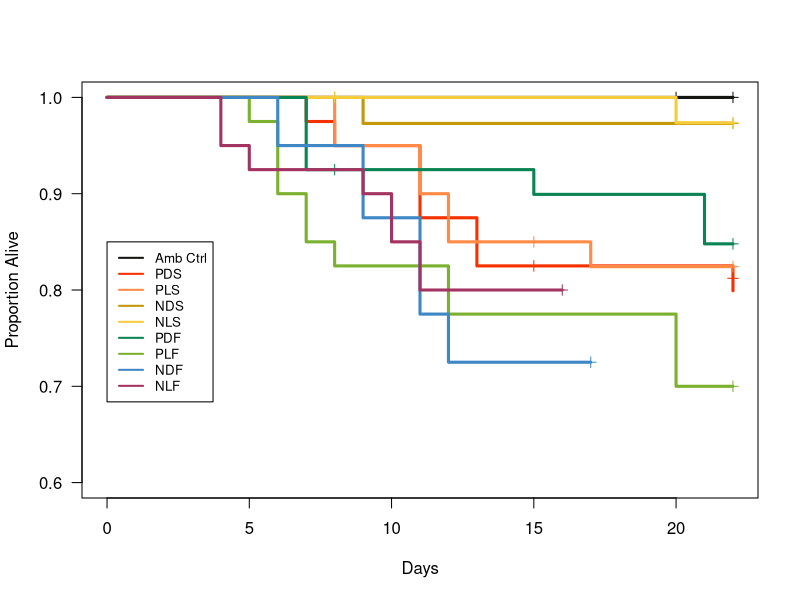

This chart was generated by the following R code: (Note: this script raises an error after producing the figure.)
## ---- chunk 1
knitr::opts_chunk$set(echo = TRUE)

knitr::opts_chunk$set(
  fig.path = "images/")
## ---- chunk 2
library(survival)
library(ggplot2)
library(dplyr)
library(ggfortify)
library(survminer)
library(RColorBrewer)
library(ggthemes)
## ---- chunk 3
setwd("/Users/speroffs/Desktop/A.Poculata-Multiple-stressors-thesis-analysis-/Survival")
## ---- chunk 4
# Load data for GRAPHICAL PARAMETERS 
graph.dat <- read.csv("Full_ daily mortality tracker - Censored.CoxPH.w.controls.csv", 
                     header = TRUE) 

# Load data for MODEL CREATION (1 death added to each treatment to prevent infinite coeff)
surv.dat <- read.csv("2Full_ daily mortality tracker - Censored.CoxPH.w.controls.csv", 
                     header = TRUE) 
## ---- chunk 5
# relevel to compare all to control 
surv.dat$Treatment <- factor(surv.dat$Treatment, levels = c("amb.ctrl", "PDS", "PLS", "NDS", "NLS", "PDF", "PLF", "NDF", "NLF"))

graph.dat$Treatment <- factor(graph.dat$Treatment, levels = c("amb.ctrl", "PDS", "PLS", "NDS", "NLS", "PDF", "PLF", "NDF", "NLF"))
## ---- chunk 6
# as factor for df 1
surv.dat$Plastic <- as.factor(surv.dat$Plastic)
surv.dat$Light <- as.factor(surv.dat$Light)
surv.dat$Food <- as.factor(surv.dat$Food)
surv.dat$Treatment <- as.factor(surv.dat$Treatment)
surv.dat$Sym.State <- as.factor(surv.dat$Sym.State)

# for df 2
graph.dat$Plastic <- as.factor(graph.dat$Plastic)
graph.dat$Light <- as.factor(graph.dat$Light)
graph.dat$Food <- as.factor(graph.dat$Food)
graph.dat$Treatment <- as.factor(graph.dat$Treatment)
graph.dat$Sym.State <- as.factor(graph.dat$Sym.State)
## ---- chunk 7
# Create a survival model to assess mortality over time by treatment with modeling data
treat.mod <- coxph(Surv(Time, Death) ~Treatment, data=surv.dat)

# summarize the model 
summary(treat.mod)
## ---- chunk 8
# Perform Log-rank test on our treat.mod
treat_diff <- survdiff(Surv(Time, Death) ~ Treatment, data=surv.dat)
treat_diff
## ---- chunk 9
# make color palette to plot survival function
new.pal <- c("#131513", # control
             "#F53100", # pds
             "#FF8B47", # pls
             "#C39809", # nds
             "#F6CB3C", # nls
             "#0B8454", # pdf
             "#7BB12F", # plf
             "#3F88C5", # ndf
             "#A33461")# nlf
## ---- chunk 10
# write the same model using the graphing data, and plot that 
treat <- survfit(Surv(Time, Death) ~Treatment, data=graph.dat)

plot(treat, conf.int=FALSE, 
     xlab = "Days", 
     xlim = c(0,22),
     ylab = "Proportion Alive",
     ylim = c(0.6,1.0),
     mark.time=T,
     pch = 3,
     las=1, lwd = 3,
     col=new.pal)
legend(0,0.85, legend=c("Amb Ctrl", "PDS", "PLS", "NDS", "NLS", "PDF", "PLF", "NDF", "NLF"), 
       lty=1, lwd=2, cex=0.8,col=new.pal)
## ---- chunk 11
# Same plot using the ggplot function
Km.surv.fig <- ggsurvplot(treat, # survival function
                conf.int = FALSE, # remove confidence intervals
                pval = FALSE, # do not include p value on plot
                surv.scale = "default", # or %
                legend.labs = c("Control", "PDS", "PLS", "NDS", "NLS", "PDF", "PLF", "NDF", "NLF"), # treatments
                legend = c(0.1, 0.35), font.legend = 11, legend.title ="", # legend parameters 
                xlab = "Day", xlim = c(0, 23), break.x.by = 2, font.x = 12, # x axis parameters
                ylim = c(0.65,1), font.y= 12, # y axis parameters
                censor.size = 6,
                ggtheme = theme_classic2(),
                title = "A.",
                palette = c("#131513","#F53100", "#FF8B47","#C39809","#F6CB3C","#0B8454", "#7BB12F","#3F88C5","#A33461"))
Km.surv.fig 
## ---- chunk 12
# First we will compute *univariate* models for each predictor variable to see how the impact survival when looked at alone

# Plastic
plastic.mod <- coxph(Surv(Time, Death) ~ Plastic, data=surv.dat)
## ---- chunk 13
summary(plastic.mod)

# HR plastic:no plastic (3.2244)
# plastic increased the hazard by 222.4% 
#   1-exp(coef)
#   1-3.2244 = -2.2244 * 100 = 222.44
# being in no plastic reduced the hazard by 69%
#   1-exp(-coef)
#   1-0.3101 = 0.69 * 100 = 69
## ---- chunk 14
# Perform Log-rank test on our plastic.mod
plastic_diff <- survdiff(Surv(Time, Death) ~ Plastic, data=surv.dat)
plastic_diff

# X^2 = 19.7
# df = 1
# p = 9x10^-6
## ---- chunk 15
# rewrite the model with graphing data, and plot the kaplan meier curve for pastic
plastic <- survfit(Surv(Time, Death) ~ Plastic, data = graph.dat)

km.plastic.fig <- 
  ggsurvplot(plastic, 
          conf.int = FALSE, pval = FALSE, surv.scale = "default", # or %
           legend.labs = c("No plastic", "Plastic"), legend.title = "", legend = c(0.15, 0.2), font.legend = 12,
           xlab = "", xlim = c(0, 23),break.x.by = 2, font.x = 12,
           ylab = "", ylim = c(0.75,1),font.y= 12,
           font.tickslab = 12,
           censor.size = 6,
           ggtheme = theme_classic2(),
           linetype = c(1,6),
           palette = c("black","black"))
           
km.plastic.fig
## ---- chunk 16
# Food
food.mod <- coxph(Surv(Time, Death) ~ Food, data=surv.dat)
## ---- chunk 17
summary(food.mod)

# HR starved:fed <- (0.8864)
# being starved reduced the hazard by 11.36%
#   1-exp(coef)
#   1-0.8864 = 0.1136 * 100 = 11.36
# being fed increased the hazard by 12.8% 
#   1-exp(-coef)
#   1-1.128 = -0.128 * 100 = -12.8
## ---- chunk 18
# Perform Log-rank test on our foodf.mod
food_diff <- survdiff(Surv(Time, Death) ~ Food, data=surv.dat)
food_diff

# X^2 = 0.2
# df = 1
# p = 0.7
## ---- chunk 19
# kaplan meier curve 
food <- survfit(Surv(Time, Death) ~ Food, data = graph.dat)
## ---- chunk 20
# plot 
km.food.fig <- 
  ggsurvplot(food, 
          conf.int = FALSE, pval = FALSE, surv.scale = "default", # or %
           legend.labs = c("Fed", "Starved"), legend.title = "", legend = c(0.15, 0.2), font.legend = 12,
           xlab = "", xlim = c(0, 23),break.x.by = 2, font.x = 12,
           ylab = "", ylim = c(0.75,1),font.y= 14, 
           font.tickslab = 12,
           censor.size = 6,
           ggtheme = theme_classic2(),
           linetype = c(1,6),
           palette = c("black","black"))
           
km.food.fig
## ---- chunk 21
# Fed vs Starved: for **NoPlastic/Light**

# filter out observations
# New df with just Plastic/Dark/Fed variables 
FS1.dat <- filter(surv.dat, Treatment == "NLF" | Treatment == "NLS")
## ---- chunk 22
# cox model for fs1
fs1.coxm <- coxph(Surv(Time, Death) ~ Food, data=FS1.dat)
## ---- chunk 23
summary(fs1.coxm)
## ---- chunk 24
# Perform Log-rank test 
fs1_diff <- survdiff(Surv(Time, Death) ~ Food, data=FS1.dat)
fs1_diff
## ---- chunk 25
# surv fit to plot
fs1 <- survfit(Surv(Time, Death) ~ Food, data = FS1.dat)
## ---- chunk 26
# plot 
fs1.plot <- ggsurvplot(fs1, conf.int = FALSE, 
           pval = FALSE, 
           surv.scale = "default", # or %
           legend.labs = c("Fed", "Starved"),
           legend.title = "",
           legend = c(0.15, 0.2),
           font.legend = 10,
           xlab = "Days",
           xlim = c(0, 23),
           break.x.by = 2,
           font.x = 12,
           ylim = c(0.6,1),
           font.y= 12, 
           censor.size = 5,
           ggtheme = theme_classic2(),
           palette = c("black", "brown"),
           title = "No Plastic / Light")

fs1.plot

## ---- chunk 27
# Fed vs Starved: for **Plastic / Dark **

# filter out observations
# New df with just Plastic/Dark/Fed variables 
FS2.dat <- filter(surv.dat, Treatment == "PDF" | Treatment == "PDS")
## ---- chunk 28
# cox model for fs2
fs2.coxm <- coxph(Surv(Time, Death) ~ Food, data=FS2.dat)
## ---- chunk 29
summary(fs2.coxm)
## ---- chunk 30
# Perform Log-rank test 
fs2_diff <- survdiff(Surv(Time, Death) ~ Food, data=FS2.dat)
fs2_diff
## ---- chunk 31
# surv fit 
fs2 <- survfit(Surv(Time, Death) ~ Food, data = FS2.dat)
## ---- chunk 32
# plot 
fs2.plot <- ggsurvplot(fs2, conf.int = FALSE, 
           pval = FALSE, 
           surv.scale = "default", # or %
           legend.labs = c("Fed", "Starved"),
           legend.title = "",
           legend = c(0.15, 0.2),
           font.legend = 10,
           xlab = "Days",
           xlim = c(0, 23),
           break.x.by = 2,
           font.x = 12,
           ylim = c(0.6,1),
           font.y= 12, 
           censor.size = 5,
           ggtheme = theme_classic2(),
           palette = c("black", "brown"),
           title = "Plastic / Dark")

fs2.plot

## ---- chunk 33
# Fed vs Starved: for ** No Plastic / Dark **

# filter out observations
# New df with just Plastic/Dark/Fed variables 
FS3.dat <- filter(surv.dat, Treatment == "NDF" | Treatment == "NDS")
## ---- chunk 34
# cox model for fs3
fs3.coxm <- coxph(Surv(Time, Death) ~ Food, data=FS3.dat)
## ---- chunk 35
summary(fs3.coxm)
## ---- chunk 36
# Perform Log-rank test 
fs3_diff <- survdiff(Surv(Time, Death) ~ Food, data=FS3.dat)
fs3_diff
## ---- chunk 37
# surv fit 
fs3 <- survfit(Surv(Time, Death) ~ Food, data = FS3.dat)
## ---- chunk 38
# plot 
fs3.plot <- ggsurvplot(fs3, conf.int = FALSE, 
           pval = FALSE, 
           surv.scale = "default", # or %
           legend.labs = c("Fed", "Starved"),
           legend.title = "",
           legend = c(0.15, 0.2),
           font.legend = 10,
           xlab = "Days",
           xlim = c(0, 23),
           break.x.by = 2,
           font.x = 12,
           ylim = c(0.6,1),
           font.y= 12, 
           censor.size = 5,
           ggtheme = theme_classic2(),
           palette = c("black", "brown"),
           title = "No Plastic / Dark")

fs3.plot

## ---- chunk 39
# Fed vs Starved: for ** Plastic / Light **

# filter out observations
# New df with just Plastic/Dark/Fed variables 
FS4.dat <- filter(surv.dat, Treatment == "PLF" | Treatment == "PLS")
## ---- chunk 40
# cox model for fs4
fs4.coxm <- coxph(Surv(Time, Death) ~ Food, data=FS4.dat)
## ---- chunk 41
summary(fs4.coxm)
## ---- chunk 42
# Perform Log-rank test 
fs4_diff <- survdiff(Surv(Time, Death) ~ Food, data=FS4.dat)
fs4_diff
## ---- chunk 43
# surv fit 
fs4 <- survfit(Surv(Time, Death) ~ Food, data = FS4.dat)
## ---- chunk 44
# plot 
fs4.plot <- ggsurvplot(fs4, conf.int = FALSE, 
           pval = FALSE, 
           surv.scale = "default", # or %
           legend.labs = c("Fed", "Starved"),
           legend.title = "",
           legend = c(0.15, 0.2),
           font.legend = 10,
           xlab = "Days",
           xlim = c(0, 23),
           break.x.by = 2,
           font.x = 12,
           ylim = c(0.6,1),
           font.y= 12, 
           censor.size = 5,
           ggtheme = theme_classic2(),
           palette = c("black", "brown"),
           title = "Plastic / Light")

fs4.plot

## ---- chunk 45
# can we combine fs1-fs4 onto a single plot, or can we facet them?
## ---- chunk 46
# Light
light.mod <- coxph(Surv(Time, Death) ~ Light, data=surv.dat)
## ---- chunk 47
summary(light.mod)

# HR light:dark <- (0.5073)
# being in the light reduced the hazard by 49.27%
#   1-exp(coef)
#   1-0.5073 = 0.4927 * 100 = 49.27
# being in the dark increased the hazard by 97.1%
#   1-exp(-coef)
#   1-1.971 = -0.971 * 100 = 97.1
## ---- chunk 48
# Perform Log-rank test on our light.mod
light_diff <- survdiff(Surv(Time, Death) ~ Light, data=surv.dat)
light_diff

# X^2 = 6.4
# df = 1
# p = 0.01
## ---- chunk 49
# kaplan meier curve 
light <- survfit(Surv(Time, Death) ~ Light, data = graph.dat)
## ---- chunk 50
# plot 
km.light.fig <- 
  ggsurvplot(light, 
          conf.int = FALSE, pval = FALSE, surv.scale = "default", # or %
           legend.labs = c("Dark", "Light"), legend.title = "", legend = c(0.15, 0.2), font.legend = 11,
           xlab = "", xlim = c(0, 23),break.x.by = 2, font.x = 12,
           ylab = "", ylim = c(0.75,1),font.y= 12,
           font.tickslab = 12,
           censor.size = 6,
           ggtheme = theme_classic2(),
           linetype = c(6,1),
           palette = c("black","black"))
           
km.light.fig
## ---- chunk 51
# Dark vs Light: for apo frags

# filter out observations
# New df with just apo frags
apo.dat <- filter(surv.dat, Sym.State == "Apo")
## ---- chunk 52
# cox model for apo
apo.coxm <- coxph(Surv(Time, Death) ~ Light, data=apo.dat)
## ---- chunk 53
summary(apo.coxm)
## ---- chunk 54
# Perform Log-rank test 
apo_diff <- survdiff(Surv(Time, Death) ~ Light, data=apo.dat)
apo_diff
## ---- chunk 55
# surv fit 
afit <- survfit(Surv(Time, Death) ~ Light, data = apo.dat)
## ---- chunk 56
# plot 
a.plot <- ggsurvplot(afit, conf.int = FALSE, 
           pval = FALSE, 
           surv.scale = "default", # or %
           legend.labs = c("Dark", "Light"),
           legend.title = "",
           legend = c(0.15, 0.2),
           font.legend = 10,
           xlab = "Days",
           xlim = c(0, 23),
           break.x.by = 2,
           font.x = 12,
           ylim = c(0.6,1),
           font.y= 12, 
           censor.size = 5,
           ggtheme = theme_classic2(),
           palette = c("black", "goldenrod3"),
           title = "Aposymbiotic")

a.plot
## ---- chunk 57
# Dark vs Light: for sym frags

# filter out observations
# New df with just apo
sym.dat <- filter(surv.dat, Sym.State == "Sym")
## ---- chunk 58
# cox model for sym
sym.coxm <- coxph(Surv(Time, Death) ~ Light, data=sym.dat)
## ---- chunk 59
summary(sym.coxm)
## ---- chunk 60
# Perform Log-rank test 
sym_diff <- survdiff(Surv(Time, Death) ~ Light, data=sym.dat)
sym_diff
## ---- chunk 61
# surv fit 
sfit <- survfit(Surv(Time, Death) ~ Light, data = sym.dat)
## ---- chunk 62
# plot 
s.plot <- ggsurvplot(sfit, conf.int = FALSE, 
           pval = FALSE, 
           surv.scale = "default", # or %
           legend.labs = c("Dark", "Light"),
           legend.title = "",
           legend = c(0.15, 0.2),
           font.legend = 10,
           xlab = "Days",
           xlim = c(0, 23),
           break.x.by = 2,
           font.x = 12,
           ylim = c(0.6,1),
           font.y= 12, 
           censor.size = 5,
           ggtheme = theme_classic2(),
           palette = c("black", "goldenrod3"),
           title = "Symbiotic")

s.plot
## ---- chunk 63
# Temperature
temperature.mod <- coxph(Surv(Time, Death) ~ Temperature, data=surv.dat)
## ---- chunk 64
summary(temperature.mod)

# HR elevated:ambient <- ????
## ---- chunk 65
# Perform Log-rank test on our temperature.mod
temperature_diff <- survdiff(Surv(Time, Death) ~ Temperature, data=surv.dat)
temperature_diff

# X^2 = 31.3
# df = 1
# p = 2x10^-8
## ---- chunk 66
# kaplan meier curve 
temperature <- survfit(Surv(Time, Death) ~ Temperature, data = graph.dat)
## ---- chunk 67
# plot 
km.temp.fig <- 
  ggsurvplot(temperature, 
          conf.int = FALSE, pval = FALSE, surv.scale = "default", # or %
           legend.labs = c("Ambient (19 C)", "Elevated (30 C)"), legend.title = "", legend = c(0.15, 0.2), font.legend = 11,
           xlab = "", xlim = c(0, 23),break.x.by = 2, font.x = 12,
           ylab = "", ylim = c(0.75,1),font.y= 12, 
           font.tickslab = 12,
           censor.size = 6,
           ggtheme = theme_classic2(),
           linetype = c(1,6),
           palette = c("black","black"))
           
km.temp.fig
## ---- chunk 68
# Ambient vs elevated controls

# filter out observations
# New df with just apo
tmp.dat <- filter(surv.dat, Treatment == "NLF" | Treatment == "amb.ctrl")
## ---- chunk 69
# cox model for temperature controls
tmp.coxm <- coxph(Surv(Time, Death) ~ Temperature, data=tmp.dat)
## ---- chunk 70
summary(tmp.coxm)
## ---- chunk 71
# Perform Log-rank test 
tmp_diff <- survdiff(Surv(Time, Death) ~ Temperature, data=tmp.dat)
tmp_diff
## ---- chunk 72
# surv fit 
tfit <- survfit(Surv(Time, Death) ~ Temperature, data = tmp.dat)
## ---- chunk 73
# plot 
t.plot <- ggsurvplot(tfit, conf.int = FALSE, 
           pval = FALSE, 
           surv.scale = "default", # or %
           legend.labs = c("Ambient (19 C)", "Elevated (30 C)"),
           legend.title = "",
           legend = c(0.15, 0.2),
           font.legend = 10,
           xlab = "Days",
           xlim = c(0, 23),
           break.x.by = 2,
           font.x = 12,
           ylim = c(0.6,1),
           font.y= 12, 
           censor.size = 5,
           ggtheme = theme_classic2(),
           palette = c("darkblue", "red"),
           title = "Temperature Controls")

t.plot
## ---- chunk 74
# Sym.State
symst.mod <- coxph(Surv(Time, Death) ~ Sym.State, data=surv.dat)
## ---- chunk 75
summary(symst.mod)

# HR sym:apo <- 0.4293
# being sym reduced the hazard by 57.07%
#   1-exp(coef)
#   1-0.4293 = 0.5707 * 100 = 57.07
# being apo increased the hazard by 132.9% 
#   1-exp(-coef)
#   1-2.329 = -1.329 * 100 = 132.9
## ---- chunk 76
# Perform Log-rank test on our temperature.mod
sym_diff <- survdiff(Surv(Time, Death) ~ Sym.State, data=surv.dat)
sym_diff

# X^2 = 8.8
# df = 1
# p = 0.003
## ---- chunk 77
# surv fit 
symfit <- survfit(Surv(Time, Death) ~ Sym.State, data = graph.dat)
## ---- chunk 78
# plot 
s.plot <- ggsurvplot(symfit, conf.int = FALSE, 
           pval = FALSE, 
           surv.scale = "default", # or %
           legend.labs = c("Apo", "Sym"),
           legend.title = "",
           legend = c(0.15, 0.2),
           font.legend = 10,
           xlab = "Days",
           xlim = c(0, 23),
           break.x.by = 2,
           font.x = 12,
           ylim = c(0.8,1),
           font.y= 12, 
           censor.size = 5,
           ggtheme = theme_classic2(),
           palette = c("gray", "brown"),
           title = "Sym State")

s.plot
## ---- chunk 79
# lets see if we can do a better pairwise analysis for all treatments 
library(emmeans)
lsmeans(treat.mod, pairwise~Treatment)

#doesnt look like any of the pairwise comparisons for the coxph model are significant?
## ---- chunk 80
# run multiple univariate analyses at once - does not take into account *interaction* between variables

covariates <- c("Plastic", "Food",  "Light", "Temperature", "Sym.State")
univ_formulas <- sapply(covariates,
                        function(x) as.formula(paste('Surv(Time, Death)~', x)))
                        
univ_models <- lapply( univ_formulas, function(x){coxph(x, data = surv.dat)})

# Extract data 
univ_results <- lapply(univ_models,
                       function(x){ 
                          x <- summary(x)
                          p.value<-signif(x$wald["pvalue"], digits=2)
                          wald.test<-signif(x$wald["test"], digits=2)
                          beta<-signif(x$coef[1], digits=2);#coefficient beta
                          HR <-signif(x$coef[2], digits=2);#exp(beta)
                          HR.confint.lower <- signif(x$conf.int[,"lower .95"], 2)
                          HR.confint.upper <- signif(x$conf.int[,"upper .95"],2)
                          HR <- paste0(HR, " (", 
                                       HR.confint.lower, "-", HR.confint.upper, ")")
                          res<-c(beta, HR, wald.test, p.value)
                          names(res)<-c("beta", "HR (95% CI for HR)", "wald.test(z)", 
                                        "p.value")
                          return(res)
                          return(exp(cbind(coef(x),confint(x))))
                         })
res <- t(as.data.frame(univ_results, check.names = FALSE))
as.data.frame(res)
## ---- chunk 81
# a full model that contains all of our parameters
multiv.mod <- coxph(Surv(Time, Death) ~ Plastic + Light + Food + Temperature + Sym.State, 
                    data = surv.dat)
## ---- chunk 82
summary(multiv.mod)
## ---- chunk 83
# Perform Log-rank test on our multiv.mod
multiv_diff <- survdiff(Surv(Time, Death) ~ Plastic + Light + Food + Temperature + Sym.State, 
                    data = surv.dat)
multiv_diff
## ---- chunk 84
# Let's create a forest plots to show the output of our model
ggforest(multiv.mod, data=surv.dat)
## ---- chunk 85
# now lets take a look how how our model changes if we remove phenotype, since sym state is not an environmental stressor
m1 <- coxph(Surv(Time, Death) ~ Plastic + Light + Food + Temperature, data=surv.dat)
summary(m1)
## ---- chunk 86
ggforest(m1, data=surv.dat)

PLFT.fig <- ggforest(m1, data=surv.dat) # save as figure
## ---- chunk 87
# and now we can compare those two models using the likelihood ratio test 
anova(multiv.mod, m1, test="LRT")
# a high p value shows that we don't have evidence to say that the full model is better than the reduced model, 
# while a low (and significant p value) tells us that our full model is not made better by dropping the variable and our reduced model is therefore significantly worse than our full model
## ---- chunk 88
# We see that temperature has a very high effect here, what does our data look like when we remove it?
tmp.mod <- coxph(Surv(Time, Death) ~ Plastic + Light + Food, data = surv.dat)
summary(tmp.mod)
ggforest(tmp.mod, data=surv.dat)

PLF.fig <- ggforest(tmp.mod, data=surv.dat) # save as figure
## ---- chunk 89
# And finally, we'll break it down by sym state, starting off with our Apo frags
# write a model exactly like the full model, but using the apo.dat data frame
apo.mod <- coxph(Surv(Time, Death) ~ Plastic + Light + Food + Temperature, data = apo.dat)
summary(apo.mod)
# and plot
ggforest(apo.mod, data=apo.dat)
## ---- chunk 90
# now remove temperature (since it's so influential)
apo.mod2 <- coxph(Surv(Time, Death) ~ Plastic + Light + Food , data = apo.dat)
summary(apo.mod2)
## ---- chunk 91
ggforest(apo.mod2, data = apo.dat)
## ---- chunk 92
# And we will repeat those same steps for our sym fragments
sym.mod <- coxph(Surv(Time, Death) ~ Plastic + Light + Food + Temperature, data = sym.dat)
summary(sym.mod)

ggforest(sym.mod, data=sym.dat)
## ---- chunk 93
# now remove temperature 
sym.mod2 <- coxph(Surv(Time, Death) ~ Plastic + Light + Food , data = sym.dat)
summary(sym.mod2)
## ---- chunk 94
ggforest(sym.mod2, data = sym.dat)
## ---- chunk 95
# We'll start out with our first full model that includes all of our stress parameters and sym state, multiv.mod

# Let's test for proportional hazards 
all.hazard <- cox.zph(multiv.mod)
print(all.hazard)

# If the p vale for this test is significant for any of the co-variates (ie the variable p value is less than 0.05) then the hazard associated with that variable is NOT PROPORTIONAL and violates the assumptions
## ---- chunk 96
# Let's plot the assumptions graph
ggcoxzph(all.hazard)
## ---- chunk 97
# lets test our reduced model that has all of our stress parameters
treat.hazard <- cox.zph(m1)
print(treat.hazard) 

# Yes! so even though removing sym.state from our cox model showed that it was worse (in the LRT anova) the p values are all insignificant and indicates that we pass the assumptions of the cox proportional hazards model. So, we should not include sym state in our model. 
## ---- chunk 98
# and plot
ggcoxzph(treat.hazard)

# If we see a pattern with the variable over time, that is an indication that the assumptions cannot be met
## ---- chunk 99
# and for our full model without temperature
tmp.hazard <- cox.zph(tmp.mod)
tmp.hazard
## ---- chunk 100
# Let's take a deeper look at our m1 model (all stress parameters without sym state)

# estimated changes in the regression coefficients upon deleting each observation in turn
ggcoxdiagnostics(m1, type = "dfbeta",
                 linear.predictions = FALSE, ggtheme = theme_bw())
## ---- chunk 101
# estimated changes in the coefficients divided by their standard errors
ggcoxdiagnostics(m1, type = "dfbetas",
                 linear.predictions = FALSE, ggtheme = theme_bw())
## ---- chunk 102
#  check outliers by visualizing the deviance residuals. The deviance residual is a normalized transform of the martingale residual. These residuals should be roughtly symmetrically distributed about zero with a standard deviation of 1.
ggcoxdiagnostics(m1, type = "deviance",
                 linear.predictions = FALSE, ggtheme = theme_bw())
# not very symmetrical around 0
## ---- chunk 103
# can we do the same for our single model parameters 
plastic.hazard <- cox.zph(plastic.mod)
plastic.hazard

light.hazard <- cox.zph(light.mod)
light.hazard

food.hazard <- cox.zph(food.mod)
food.hazard  

temp.hazard <- cox.zph(temperature.mod)
temp.hazard 

symst.hazard <- cox.zph(symst.mod)
symst.hazard ## only one that differs over time, not proportional!
## ---- chunk 104
# let's then assess our parameter estimates by sym state
apo.hazard <- cox.zph(apo.mod)
apo.hazard # all good
ggcoxzph(apo.hazard)
## ---- chunk 105
apo2.hazard <- cox.zph(apo.mod2)
apo2.hazard # all good
ggcoxzph(apo2.hazard)
## ---- chunk 106
# sym
sym.hazard <- cox.zph(sym.mod)
sym.hazard #nice 
ggcoxzph(sym.hazard)
## ---- chunk 107
sym2.hazard <- cox.zph(sym.mod2)
sym2.hazard #nice 
ggcoxzph(sym2.hazard)
## ---- chunk 108
treat.col <- palette(brewer.pal(n=9, name = "Set2"))

# Let's visualize a model using ggplot 
fit.1 <- survfit(Surv(Time, Death)~Sym.State, data=surv.dat)
ggsurvplot(fit.1)
ggsurvplot(fit.1, conf.int = TRUE, 
           pval = TRUE, 
           legend.labs = c("Apo", "Sym"),
           legend.title = "Symbiotic State",
           palette = c("black", "brown"))


#ggsurvplot(survfit(all.mod), data=surv.dat, palette = treat.col, ggtheme = theme_minimal())


# food & sym. state
sig.fit <- survfit(Surv(Time, Death) ~ Sym.State+Food, data=surv.dat)
p <- ggsurvplot_facet(sig.fit, surv.dat,
                 facet.by= c("Plastic", "Light"),
                 short.panel.labs = TRUE,
                 palette = "aas",
                 pval = TRUE, 
                 pval.method = TRUE,
                 legend.labs = c("Apo/Fed", "Apo/Starved", "Sym/Fed", "Sym/Starved"))
p
# p + lims(y=c(0.25,1.0))


# facet plot with all 4 variables 
fit <- survfit( Surv(Time, Death) ~ Plastic + Sym.State, data = surv.dat )
ggsurvplot_facet(fit, surv.dat, 
                facet.by = c("Food", "Light"),
                palette = "aaas", 
                pval = TRUE, pval.method = TRUE,
                short.panel.labs = TRUE,
                legend.labs = c("NoPlastic/Apo", "NoPlastic/Sym", "Plastic/Apo", "Plastic/Sym"))

# facet plot not including sym state 
fit2 <- survfit( Surv(Time, Death) ~ Plastic, data = surv.dat )
ggsurvplot_facet(fit2, surv.dat, 
                facet.by = c("Food", "Light"),
                palette = "aaas", 
                pval = TRUE, pval.method = TRUE,
                short.panel.labs = TRUE,
                legend.labs = c("No Plastic", "Plastic"))

# facet plot not including sym state 
fit3 <- survfit( Surv(Time, Death) ~ Light, data = surv.dat )
ggsurvplot_facet(fit3, surv.dat, 
                facet.by = c("Food", "Plastic"),
                palette = "aaas", 
                pval = TRUE, pval.method = TRUE,
                short.panel.labs = TRUE)
    

# facet plot with all 4 variables 
fit4 <- survfit( Surv(Time, Death) ~ Food + Sym.State, data = surv.dat )
ggsurvplot_facet(fit4, surv.dat, 
                facet.by = c("Plastic", "Light"),
                palette = "aaas", 
                pval = TRUE, pval.method = TRUE,
                short.panel.labs = TRUE,
                legend.labs = c("Fed/Apo", "Fed/Sym", "Starved/Apo", "Starved/Sym"))

# facet plot sym state by plastic and light 
fit5 <- survfit( Surv(Time, Death) ~ Food, data = surv.dat )
ggsurvplot_facet(fit5, surv.dat, 
                facet.by = c("Plastic", "Light"),
                palette = "aaas", 
                pval = TRUE, pval.method = TRUE,
                short.panel.labs = TRUE)
